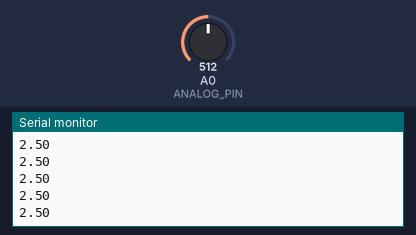
Simulated run of this sketch. Board: Arduino Uno, built with avr-gcc and run on an emulated ATmega328P. Shown: the last lines printed to the serial monitor. Inputs (shaded band) come from the test bench; at power-on: A0 (ANALOG_PIN) = 512.

Above: at 1.2 s.
1.3 s: A0 (ANALOG_PIN) set to 716
At 2.1 s:
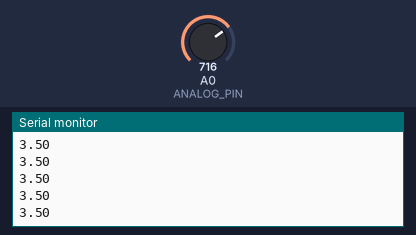
2.8 s: A0 (ANALOG_PIN) set to 900
At 3.5 s:
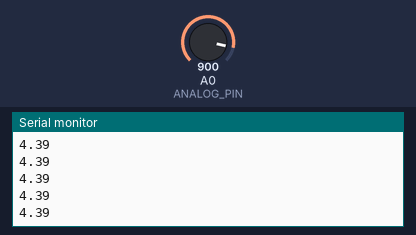
Timing chart, 0 to 3.7 s (numbered marks = the images above; inputs shaded):
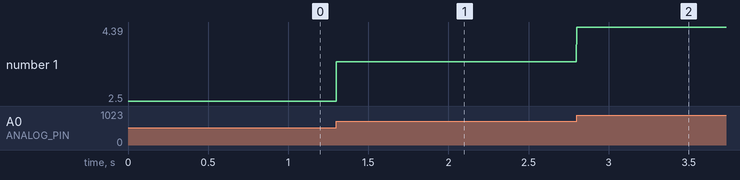

The sketch:

sketch.ino
```cpp
#include <Arduino.h>

static const uint8_t ANALOG_PIN = A0;

void setup() {
    Serial.begin(115200);
}

void loop() {
    int sensor_value = analogRead(ANALOG_PIN);
    float voltage = sensor_value * (5.0 / 1024.0);
    Serial.println(voltage);
    delay(1);
}
```

Measured:
- after the input at 1.3 s, the serial monitor: prints a new line at once (image 1)
- after the input at 2.8 s, the serial monitor: prints a new line at once (image 2)
- plotted number 1: 2.5 → 3.5 after the input at 1.3 s, 3.5 → 4.39 after the input at 2.8 s
